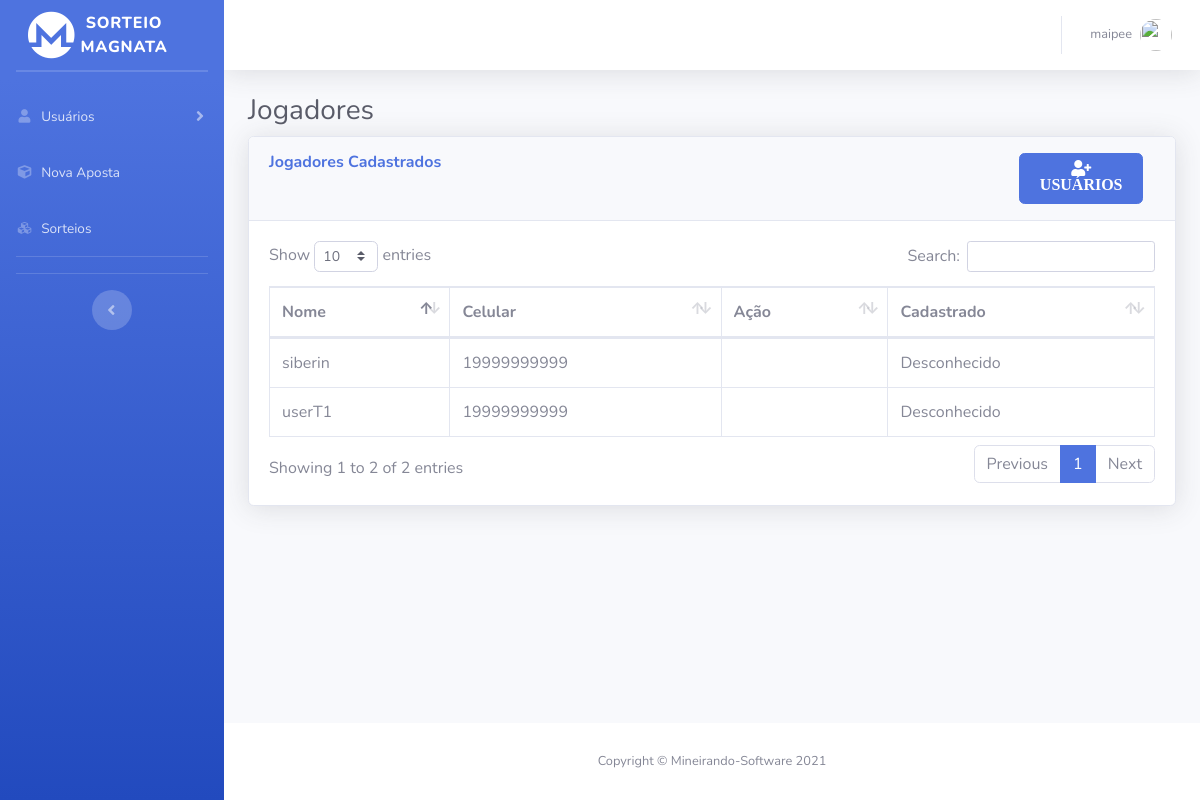
Before: /jogadores.php (signed in) with the older database file.
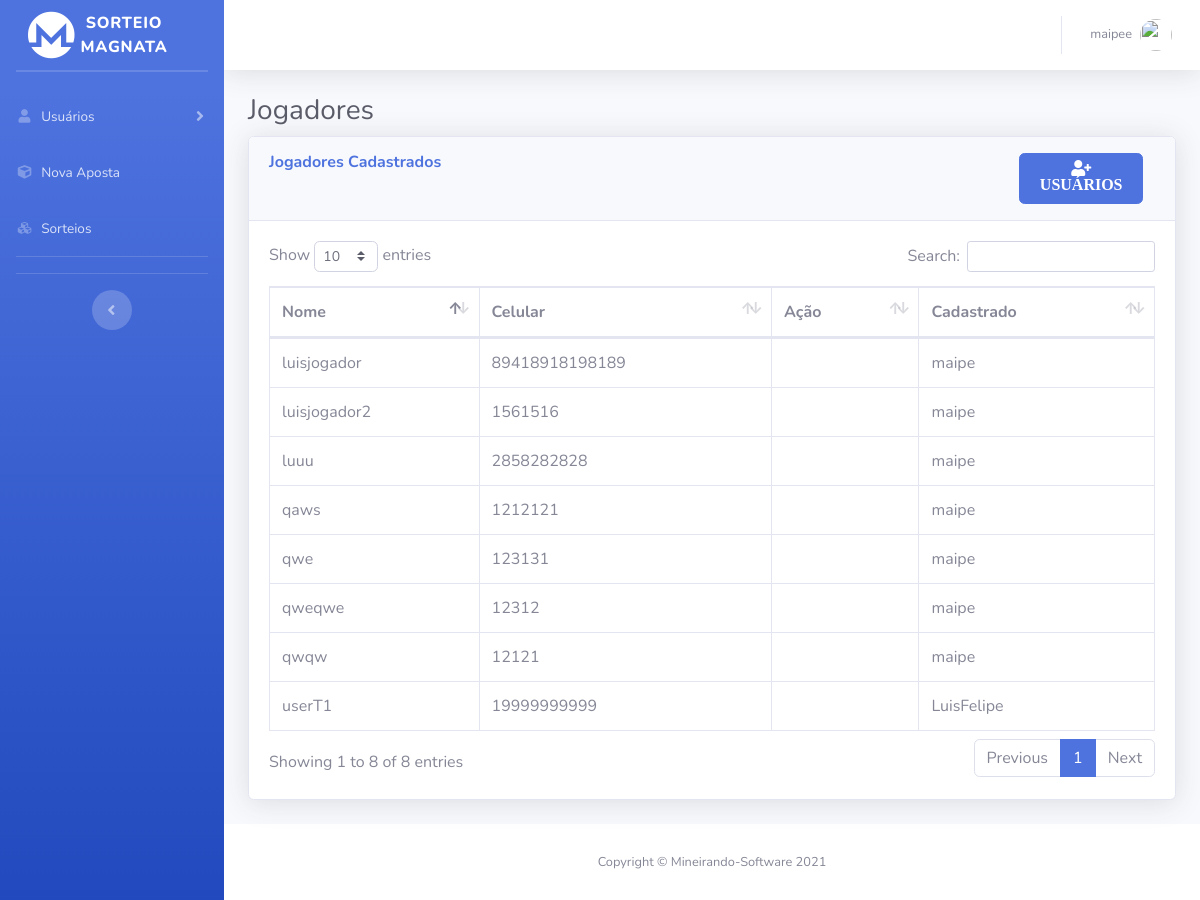
After: the same page with the newer database file.
### tables this page shows
CREATE TABLE `user` (
  `iduser` int(11) NOT NULL,
  `name` varchar(45) NOT NULL,
  `celular` varchar(45) NOT NULL,
  `senha` varchar(100) NOT NULL,
  `tipo` varchar(45) NOT NULL DEFAULT '0',
  `idSuperior` int(11) DEFAULT NULL
);

### jogadores.php (the view, shortened to what the changed rows need)
<?php
include('php/server.php') ;
  $sort_check_query = 'SELECT * FROM user WHERE tipo = "2" ';
  $result = mysqli_query($db,$sort_check_query);
?>
<!DOCTYPE html>
<html lang="pt-br">
<head>
  <link href="vendor/fontawesome-free/css/all.min.css" rel="stylesheet" type="text/css">
  <link href="css/sb-admin-2.min.css" rel="stylesheet">
  <link href="vendor/datatables/dataTables.bootstrap4.min.css" rel="stylesheet">
</head>
<body id="page-top">
  <div id="wrapper">
    <div id="content-wrapper" class="d-flex flex-column">
      <div id="content">
        <div class="container-fluid">
          <h1 class="h3 mb-2 text-gray-800">Jogadores</h1>
          <div class="card shadow mb-4">
            <div class="card-body">
              <div class="table-responsive">
              <table class="table table-bordered" id="dataTable" width="100%" cellspacing="0">
                  <thead>
                    <tr>
                      <th>Nome</th>
                      <th>Celular</th>
                      <th>Ação</th>
                      <th>Cadastrado</th>
                    </tr>
                  </thead>
                  <tbody>
                  <?php
                  $cont =0;
                   while($row = $result->fetch_assoc()) {
                    if($row['idSuperior']==0){
                      $nammm =  "Desconhecido";
                    }
                    else{
                      $user_check_query = 'SELECT * FROM user WHERE iduser='.$row['idSuperior'].'  LIMIT 1';
                    $result1 = mysqli_query($db, $user_check_query);
                    $user = mysqli_fetch_assoc($result1);
                    $nammm =  $user['name'];
                    $idd = $user['iduser'];
                    }
                    $idsup= $_SESSION['id'];
                    echo("<tr>
                    <td>".$row['name']."</td>
                    <td>".$row['celular']."</td>
                  ");
                  if($idd == $idsup){
                    echo("<form id='exc_camb".$cont."' class='dropdown-item' method='post' action='cambistas.php'>
                    <input type='hidden' id='custId' name='idDelet' value='".$row['iduser']."'>
                    <input type='hidden' id='tipo' name='tipo' value='2'>
                  </form>
                    <td style='display: flex;'>
                     <div style='width: 44px !important; max-width: 30%; position: relative;'> <input  class='btn btn-danger' type='submit' form='exc_camb".$cont."' name='exc_camb'  value='    '/><i class='fa fa-minus-square'".$cont."' style='    position: absolute; left: 35%; top: 30%;  color: white; '></i></div >
                  </td>");
                  }
                  else{
                    echo("<td></td>
                    ");
                  }
                  echo("<td>".$nammm."</td>
                  </tr>");
                  $cont +=1;
                   }
                  ?>
                  </tbody>
                </table>
              </div>
            </div>
          </div>
        </div>
      </div>
    </div>
  </div>
</body>
</html>

Changed rows visible on the page:
no longer on this page (row edited): user: name "siberin", celular "19999999999", idSuperior "Desconhecido"
changed user "userT1": user.name "Desconhecido" → "LuisFelipe"
now on this page (row edited): user: name "luisjogador", celular "89418918198189", user.name "maipe"
added user: name "luisjogador2", celular "1561516", user.name "maipe"
added user: name "luuu", celular "2858282828", user.name "maipe"
added user: name "qwe", celular "123131", user.name "maipe"
added user: name "qwqw", celular "12121", user.name "maipe"
added user: name "qweqwe", celular "12312", user.name "maipe"
added user: name "qaws", celular "1212121", user.name "maipe"
Other visible differences:
text written by a page script: "Show entries Search: Showing 1 to 2 of 2 entries Previous 1 Next" → "Show entries Search: Showing 1 to 8 of 8 entries Previous 1 Next"
